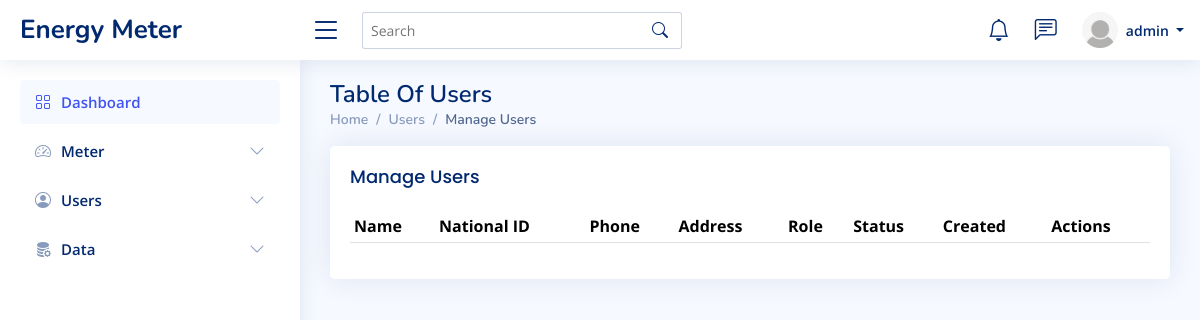
Before: /manage-users/ (signed in) with the older database file.
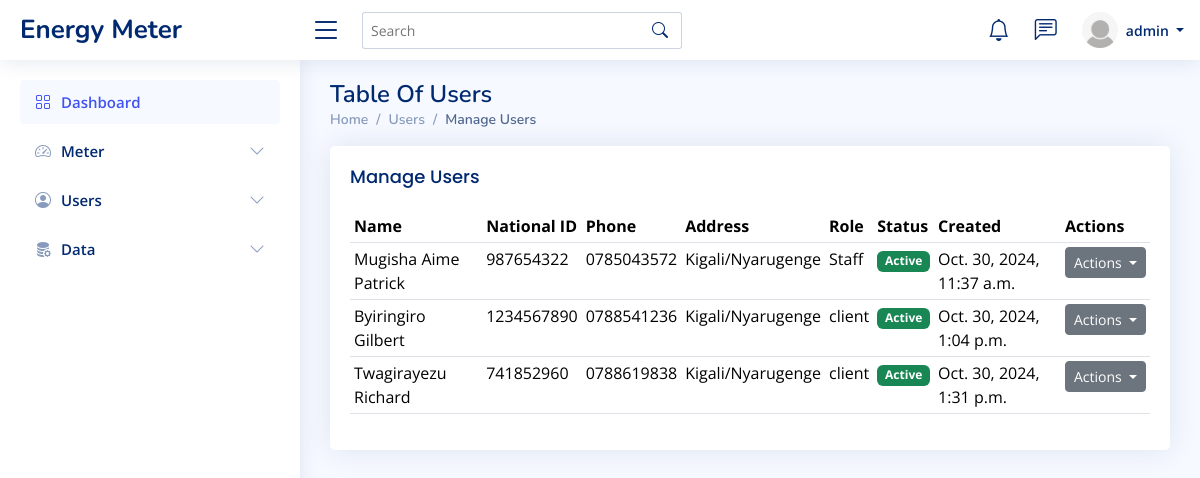
After: the same page with the newer database file.
### energy_meter_app/models.py (models this page shows, shortened)
class UserProfile(models.Model):
    STATUS_CHOICES = [
        ('staff', 'Staff'),
        ('client', 'Client'),
    ]
    name = models.CharField(max_length=100)
    national_id = models.CharField(max_length=20, unique=True)
    phone_number = models.CharField(max_length=15, unique=True)
    address = models.TextField(max_length=50)
    created_at = models.DateTimeField(auto_now_add=True)
    updated_at = models.DateTimeField(auto_now=True)
    is_active = models.BooleanField(default=True)
    status = models.CharField(max_length=10, choices=STATUS_CHOICES, default='client')
    class Meta:
        verbose_name = 'User Profile'
        verbose_name_plural = 'User Profiles'
        ordering = ['created_at']

### energy_meter_app/views.py (the view)
# urls.py: path('manage-users/', views.manage_users_view, name='manage_users'),
@login_required
def manage_users_view(request):
    users = UserProfile.objects.all()
    return render(request, 'energy_meter_app/tables/manage_users.html', {'users': users})

### energy_meter_app/templates/energy_meter_app/tables/manage_users.html (shortened to what this page needs)
{% load static %}
<!DOCTYPE html>
<html lang="en">
{% include "energy_meter_app/admin_navbar/header.html" %}
<body>
  {% include "energy_meter_app/admin_navbar/navbar.html" %}
  {% include "energy_meter_app/admin_navbar/aside.html" %}
  <main id="main" class="main">
    <div class="pagetitle">
      <h1>Table Of Users</h1>
      <nav>
        <ol class="breadcrumb">
          <li class="breadcrumb-item"><a href="{% url "admin_dashboard" %}">Home</a></li>
          <li class="breadcrumb-item">Users</li>
          <li class="breadcrumb-item active">Manage Users</li>
        </ol>
      </nav>
    </div>
    <section class="section">
        <div class="row">
            <div class="col-lg-12">
                <div class="card">
                    <div class="card-body">
                        <h5 class="card-title">Manage Users</h5>
                        <table class="table datatable table-sm">
                            <thead>
                                <tr>
                                    <th>Name</th>
                                    <th>National ID</th>
                                    <th>Phone</th>
                                    <th>Address</th>
                                    <th>Role</th>
                                    <th>Status</th>
                                    <th>Created</th>
                                    <th>Actions</th>
                                </tr>
                            </thead>
                            <tbody>
                                {% for user in users %}
                                <tr>
                                    <td>{{ user.name }}</td>
                                    <td>{{ user.national_id }}</td>
                                    <td>{{ user.phone_number }}</td>
                                    <td>{{ user.address }}</td>
                                    <td>{{ user.status }}</td>
                                    <td>
                                        <span class="badge {% if user.is_active %}bg-success{% else %}bg-danger{% endif %}">
                                            {{ user.is_active|yesno:"Active,Inactive" }}
                                        </span>
                                    </td>
                                    <td>{{ user.created_at }}</td>
                                    <td>
                                        <div class="dropdown">
                                            <button class="btn btn-secondary btn-sm dropdown-toggle" type="button" id="actionDropdown{{ user.id }}" data-bs-toggle="dropdown" aria-expanded="false">
                                                Actions
                                            </button>
                                        </div>
                                    </td>
                                </tr>
                                {% endfor %}
                            </tbody>
                        </table>
                    </div>
                </div>
            </div>
        </div>
    </section>
  </main>
</body>
</html>

Changed rows visible on the page:
added UserProfile: name "Mugisha Aime Patrick", national_id "987654322", phone_number "0785043572", address "Kigali/Nyarugenge", status "Staff", is_active "Active", created_at "Oct. 30, 2024, 11:37 a.m."
added UserProfile: name "Byiringiro Gilbert", national_id "1234567890", phone_number "0788541236", address "Kigali/Nyarugenge", status "client", is_active "Active", created_at "Oct. 30, 2024, 1:04 p.m."
added UserProfile: name "Twagirayezu Richard", national_id "741852960", phone_number "0788619838", address "Kigali/Nyarugenge", status "client", is_active "Active", created_at "Oct. 30, 2024, 1:31 p.m."
